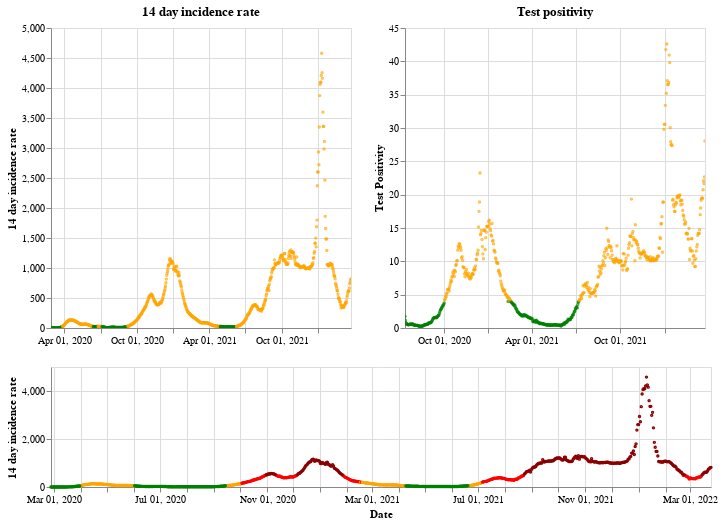

Notebook source saved alongside this figure:
### Markdown cell above
## Wales

### Code cell
plot_traffic_light('Wales')

### Figure 1 — Vega-Lite specification as saved in the notebook (floating-point values rounded to 4 significant figures; data arrays with more than 128 entries replaced by an {"elided": "..."} marker saying what was removed)
{"config": {"view": {"continuousWidth": 400, "continuousHeight": 300}}, "vconcat": [{"hconcat": [{"mark": {"type": "point", "size": 2}, "encoding": {"color": {"condition": {"value": "green", "test": "(datum.twoWeeklyCasesRate <= 25)"}, "value": "orange"}, "tooltip": [{"type": "nominal", "field": "areaName"}, {"type": "temporal", "field": "date"}, {"type": "quantitative", "field": "twoWeeklyCasesRate"}, {"type": "quantitative", "field": "testPositivity"}], "x": {"type": "temporal", "axis": {"title": ""}, "field": "date", "scale": {"domain": {"selection": "DateBrush"}}, "timeUnit": "yearmonthdate"}, "y": {"type": "quantitative", "axis": {"title": "14 day incidence rate"}, "field": "twoWeeklyCasesRate"}}, "title": "14 day incidence rate", "width": 300}, {"mark": {"type": "point", "size": 2}, "encoding": {"color": {"condition": {"value": "green", "test": "(datum.testPositivity <= 4)"}, "value": "orange"}, "tooltip": [{"type": "nominal", "field": "areaName"}, {"type": "temporal", "field": "date"}, {"type": "quantitative", "field": "twoWeeklyCasesRate"}, {"type": "quantitative", "field": "testPositivity"}], "x": {"type": "temporal", "axis": {"title": ""}, "field": "date", "scale": {"domain": {"selection": "DateBrush"}}, "timeUnit": "yearmonthdate"}, "y": {"type": "quantitative", "axis": {"title": "Test Positivity"}, "field": "testPositivity"}}, "title": "Test positivity", "width": 300}]}, {"layer": [{"mark": {"type": "point", "size": 2}, "encoding": {"color": {"condition": {"value": "orange", "test": "(((datum.testPositivity < 4) && (datum.twoWeeklyCasesRate >= 50)) && (datum.twoWeeklyCasesRate < 200))"}, "value": "red"}, "opacity": {"condition": {"value": 1, "test": "((datum.twoWeeklyCasesRate >= 50) && (datum.twoWeeklyCasesRate < 500))"}, "value": 0}, "tooltip": [{"type": "nominal", "field": "areaName"}, {"type": "temporal", "field": "date"}, {"type": "quantitative", "field": "twoWeeklyCasesRate"}, {"type": "quantitative", "field": "testPositivity"}], "x": {"type": "temporal", "axis": {"title": "Date"}, "field": "date", "timeUnit": "yearmonthdate"}, "y": {"type": "quantitative", "axis": {"title": "14 day incidence rate"}, "field": "twoWeeklyCasesRate"}}, "selection": {"DateBrush": {"type": "interval", "encodings": ["x"], "fields": ["Time"]}}}, {"mark": {"type": "point", "size": 2}, "encoding": {"color": {"value": "darkred"}, "opacity": {"condition": {"value": 1, "test": "(datum.twoWeeklyCasesRate >= 500)"}, "value": 0}, "tooltip": [{"type": "nominal", "field": "areaName"}, {"type": "temporal", "field": "date"}, {"type": "quantitative", "field": "twoWeeklyCasesRate"}, {"type": "quantitative", "field": "testPositivity"}], "x": {"type": "temporal", "axis": {"title": "Date"}, "field": "date", "timeUnit": "yearmonthdate"}, "y": {"type": "quantitative", "axis": {"title": "14 day incidence rate"}, "field": "twoWeeklyCasesRate"}}}, {"mark": {"type": "point", "size": 2}, "encoding": {"color": {"condition": {"value": "green", "test": "((datum.testPositivity < 4) && (datum.twoWeeklyCasesRate < 50))"}, "value": "orange"}, "opacity": {"condition": {"value": 1, "test": "(datum.twoWeeklyCasesRate < 50)"}, "value": 0}, "tooltip": [{"type": "nominal", "field": "areaName"}, {"type": "temporal", "field": "date"}, {"type": "quantitative", "field": "twoWeeklyCasesRate"}, {"type": "quantitative", "field": "testPositivity"}], "x": {"type": "temporal", "axis": {"title": "Date"}, "field": "date", "timeUnit": "yearmonthdate"}, "y": {"type": "quantitative", "axis": {"title": "14 day incidence rate"}, "field": "twoWeeklyCasesRate"}}}], "height": 120, "width": 660}], "data": {"name": "data-7b4948ed5952d1f9ac7ab76f317def33"}, "$schema": "https://vega.github.io/schema/vega-lite/v4.8.1.json", "datasets": {"data-7b4948ed5952d1f9ac7ab76f317def33": {"elided": "758 records"}}}
